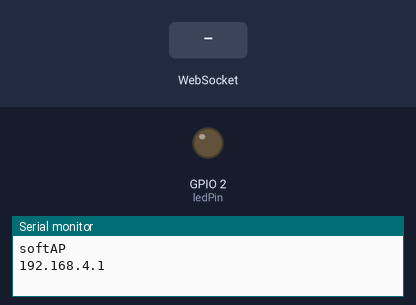
Bench run of a program on a simulated ESP32. Shown: output pins drawn as LEDs (lit = HIGH), the last lines printed to the serial monitor. Inputs (shaded band) come from the test bench. Storage starts empty.

Above: at 1.2 s.
1.3 s: WebSocket text "ledon" received
At 2.5 s:
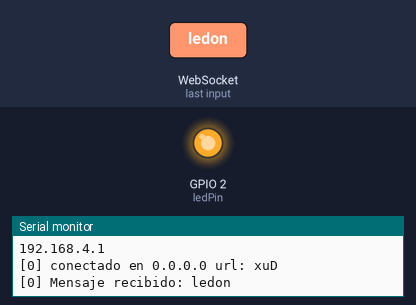
2.8 s: WebSocket text "ledoff" received
At 3.8 s:
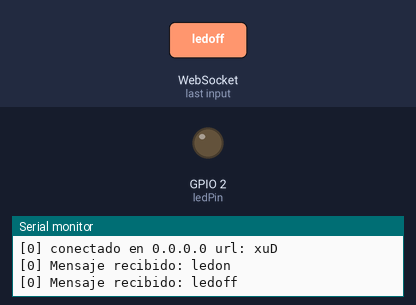
Timing chart, 0 to 5.8 s (numbered marks = the images above; inputs shaded):
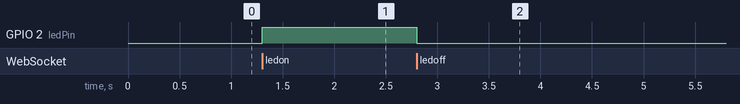

Measured:
- after the input at 1.3 s, GPIO 2 (ledPin): LOW → HIGH at once
- after the input at 2.8 s, GPIO 2 (ledPin): HIGH → LOW at once

The program:

main.cpp
```cpp
#include <WiFi.h>
#include <SPIFFS.h>
#include <WebSocketsServer.h>
#include <ESPAsyncWebServer.h>
#include "FS.h"


// #include "soc/soc.h"
// #include "soc/rtc_cntl_reg.h"

const uint8_t ledPin = 2;

AsyncWebServer server(80);
WebSocketsServer WebSockets(81);

void notFound(AsyncWebServerRequest *request);
void WebSocketEvent(uint8_t num, WStype_t type, uint8_t *payload, size_t length);


void setup() {
  // put your setup code here, to run once:
  // WRITE_PERI_REG(RTC_CNTL_BROWN_OUT_REG, 0);

  Serial.begin(115200);

  Serial.println("============================Inicio============================\n");

  pinMode(ledPin, OUTPUT);


  WiFi.softAP("ProbandoAP", "");
  Serial.println("\nsoftAP");
  Serial.println(WiFi.softAPIP());

  if(!SPIFFS.begin(true))
  {
    Serial.println("ERROR al montar SPIFFS");
    return;
  }

  //  server.on("/", HTTP_GET, [](AsyncWebServerRequest *request) {
  //         request->send(SPIFFS, "/index.html", "text/html");});

  server.on("/", HTTP_GET, [](AsyncWebServerRequest *request){
    File file = SPIFFS.open("/index.html");
    if (!file) {
        request->send(404, "text/plain", "File Not Found");
        return;
    }
    request->send(file, "/index.html", "text/html");
  });


  server.onNotFound(notFound);
  server.begin();

  WebSockets.begin();
  WebSockets.onEvent(WebSocketEvent);


}

void loop(void)
{
  WebSockets.loop();
}

void notFound(AsyncWebServerRequest *request)
{
  request ->send(404, "text/plain", "404");
}

void WebSocketEvent(uint8_t num, WStype_t type, uint8_t *payload, size_t length)
{

  switch(type)
  {
    case WStype_DISCONNECTED:
      Serial.printf("[%u] Disconnected!\n", num);
      break;

    case WStype_CONNECTED:
    {
        IPAddress ip = WebSockets.remoteIP(num);
        Serial.printf("[%u] conectado en %d.%d.%d.%d url: %s \n", num, ip[0], ip[1], ip[2], ip[3], ip);

        WebSockets.sendTXT(num, "Conectado en servidor: ");
    }

    break;

    case WStype_TEXT:
      Serial.printf("[%u] Mensaje recibido: %s\n", num, payload);
      String msg = String((char *)(payload));

      if(msg.equalsIgnoreCase("ledon"))
      {
        digitalWrite(ledPin, HIGH);

      }

      if(msg.equalsIgnoreCase("ledoff"))
      {
        digitalWrite(ledPin, LOW);
      }
  }
}
```
